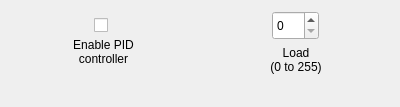
<?xml version="1.0" encoding="UTF-8"?>
<ui version="4.0">
 <class>FormHeat</class>
 <widget class="QWidget" name="FormHeat">
  <property name="geometry">
   <rect>
    <x>0</x>
    <y>0</y>
    <width>400</width>
    <height>107</height>
   </rect>
  </property>
  <property name="windowTitle">
   <string>Form</string>
  </property>
  <layout class="QHBoxLayout" name="horizontalLayout">
   <item>
    <layout class="QVBoxLayout" name="verticalLayout">
     <item alignment="Qt::AlignHCenter">
      <widget class="QCheckBox" name="pidEnabled">
       <property name="maximumSize">
        <size>
         <width>23</width>
         <height>16777215</height>
        </size>
       </property>
       <property name="styleSheet">
        <string notr="true">margin-top: 7px;</string>
       </property>
       <property name="text">
        <string/>
       </property>
      </widget>
     </item>
     <item alignment="Qt::AlignHCenter|Qt::AlignTop">
      <widget class="QLabel" name="pidEnabledLabel">
       <property name="text">
        <string>&lt;html&gt;&lt;head/&gt;&lt;body&gt;&lt;p align=&quot;center&quot;&gt;Enable PID&lt;br/&gt;controller&lt;/p&gt;&lt;/body&gt;&lt;/html&gt;</string>
       </property>
      </widget>
     </item>
    </layout>
   </item>
   <item>
    <layout class="QVBoxLayout" name="verticalLayout_2">
     <item alignment="Qt::AlignHCenter">
      <widget class="QSpinBox" name="heatLoad">
       <property name="sizePolicy">
        <sizepolicy hsizetype="Minimum" vsizetype="Fixed">
         <horstretch>0</horstretch>
         <verstretch>0</verstretch>
        </sizepolicy>
       </property>
       <property name="minimumSize">
        <size>
         <width>0</width>
         <height>0</height>
        </size>
       </property>
       <property name="maximumSize">
        <size>
         <width>100</width>
         <height>29</height>
        </size>
       </property>
       <property name="maximum">
        <number>255</number>
       </property>
      </widget>
     </item>
     <item alignment="Qt::AlignHCenter|Qt::AlignTop">
      <widget class="QLabel" name="heatLoadLabel">
       <property name="text">
        <string>&lt;html&gt;&lt;head/&gt;&lt;body&gt;&lt;p align=&quot;center&quot;&gt;Load&lt;br/&gt;(0 to 255)&lt;/p&gt;&lt;/body&gt;&lt;/html&gt;</string>
       </property>
      </widget>
     </item>
    </layout>
   </item>
  </layout>
 </widget>
 <resources/>
 <connections/>
</ui>
